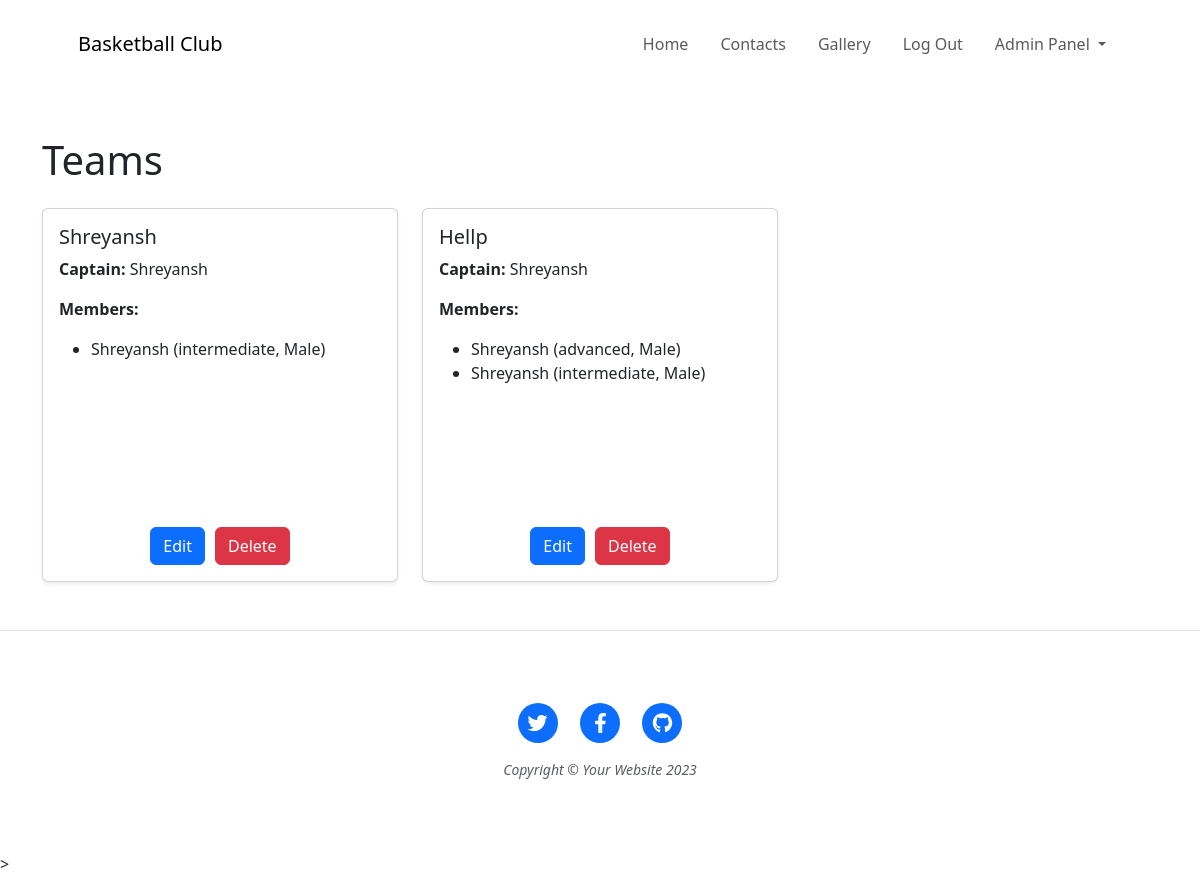
Page /teams/view_teams (signed in) on the earlier database version.
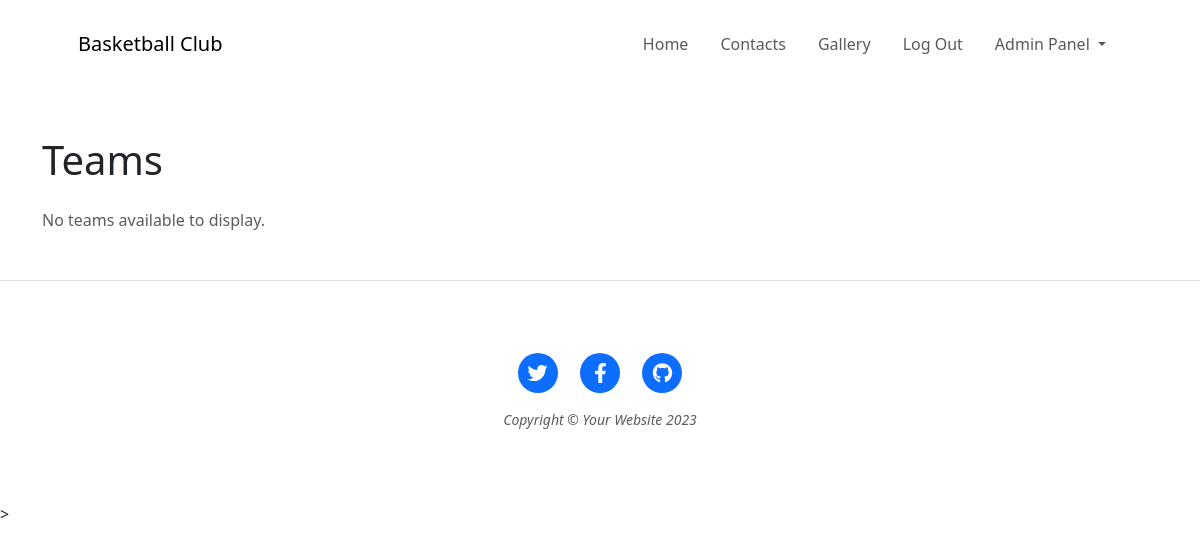
Same page on the later database version.
### website/models.py (models this page shows)
class Team(db.Model):
    id = db.Column(db.Integer, primary_key=True)
    team_name = db.Column(db.String(100), nullable=False)
    captain_name = db.Column(db.String(100), nullable=False)
    event_id = db.Column(db.Integer, db.ForeignKey('event.id'), nullable=False)
    members = db.relationship('TeamMembers', backref='team', lazy=True, cascade='all, delete')
    matches_as_team_a = db.relationship('Match', foreign_keys='Match.team_a_id', backref='team_a', lazy=True)
    matches_as_team_b = db.relationship('Match', foreign_keys='Match.team_b_id', backref='team_b', lazy=True)
    admin_id = db.Column(db.Integer, db.ForeignKey('admin.id'), nullable=False)

class TeamMembers(db.Model):
    id = db.Column(db.Integer, primary_key=True)
    name = db.Column(db.String(100))
    gender = db.Column(db.String(100))
    level = db.Column(db.String(20))
    team_id = db.Column(db.Integer, db.ForeignKey('team.id'), nullable=False)

### website/team.py (the view)
@Teams.route('/view_teams', methods=['GET'])
@login_required
def view_teams():
    teams = Team.query.all()
    return render_template('view_teams.html', teams=teams)

### website/__init__.py (called while the page is built)
@login_manager.user_loader
def load_user(user_id):
    from .models import Admin
    return Admin.query.get(int(user_id))

### website/templates/view_teams.html (shortened to what this page needs)
{% include 'header.html' %}
<div class="container mt-5">
    <h1 class="mb-4">Teams</h1>
    {% if teams %}
        <div class="row">
            {% for team in teams %}
                <div class="col-md-4">
                    <div class="card mb-4 shadow-sm h-100">
                        <div class="card-body d-flex flex-column">
                            <h5 class="card-title">{{ team.team_name }}</h5>
                            <p class="card-text"><strong>Captain:</strong> {{ team.captain_name }}</p>
                            <p class="card-text">
                                <strong>Members:</strong>
                                <ul>
                                    {% for member in team.members %}
                                        <li>{{ member.name }} ({{ member.level }}, {{ member.gender }})</li>
                                    {% endfor %}
                                </ul>
                            </p>
                            {% if current_user.is_authenticated and current_user.id == 1 %}
                                <div class="mt-auto d-flex justify-content-center" style="gap: 10px;">
                                    <a href="{{ url_for('Teams.edit_team', team_id=team.id) }}" class="btn btn-primary">Edit</a>
                                    <form action="{{ url_for('Teams.delete_team', team_id=team.id) }}" method="POST" style="margin: 0;">
                                        <button type="submit" class="btn btn-danger" onclick="return confirm('Are you sure you want to delete this team?');">
                                            Delete
                                        </button>
                                    </form>
                                </div>
                            {% endif %}
                        </div>
                    </div>
                </div>
            {% endfor %}
        </div>
    {% else %}
        <p class="text-muted">No teams available to display.</p>
    {% endif %}
</div>
{% include 'footer.html' %}

### website/templates/header.html (shortened to what this page needs)
<!DOCTYPE html>
<html lang="en">
    <head>
        <link href="{{ url_for('static', filename='css/styles.css') }}" rel="stylesheet" />
        <link href="https://cdn.jsdelivr.net/npm/bootstrap@5.3.2/dist/css/bootstrap.min.css" rel="stylesheet">
    </head>
    <body>
        <nav class="navbar navbar-expand-lg navbar-light" id="mainNav">
            <div class="container px-4 px-lg-5">
                <a class="navbar-brand" href="{{ url_for('views.home') }}">Basketball Club</a>
                <div class="collapse navbar-collapse" id="navbarResponsive">
                    <ul class="navbar-nav ms-auto py-4 py-lg-0">
                        <li class="nav-item"><a class="nav-link px-lg-3 py-3 py-lg-4" href="{{ url_for('views.home') }}">Home</a></li>
                        <li class="nav-item"><a class="nav-link px-lg-3 py-3 py-lg-4" href="{{ url_for('add_contact.new_contact') }}">Contacts</a></li>
                        <li class="nav-item"><a class="nav-link px-lg-3 py-3 py-lg-4" href="{{ url_for('gallery.gallery_view') }}">Gallery</a></li>
                        {% if current_user.is_authenticated %}
                        <li class="nav-item"><a class="nav-link px-lg-3 py-3 py-lg-4" href="{{ url_for('auth.logout') }}">Log Out</a></li>
                        {% if current_user.id == 1 %}
                        <li class="nav-item dropdown">
                            <a class="nav-link dropdown-toggle px-lg-3 py-3 py-lg-4" href="#" id="adminDropdown" role="button" data-bs-toggle="dropdown" aria-expanded="false">
                                Admin Panel
                            </a>
                        </li>
                        {% endif %}
                        {% endif %}
                    </ul>
                </div>
            </div>
        </nav>

### website/templates/footer.html (shortened to what this page needs)
<footer class="border-top">
    <div class="container px-4 px-lg-5 py-4">
        <div class="row gx-4 gx-lg-5 justify-content-center">
            <div class="col-md-10 col-lg-8 col-xl-7">
                <ul class="list-inline text-center">
                    <li class="list-inline-item">
                        <a href="#!">
                            <span class="fa-stack fa-lg">
                                <i class="fas fa-circle fa-stack-2x"></i>
                                <i class="fab fa-twitter fa-stack-1x fa-inverse"></i>
                            </span>
                        </a>
                    </li>
                    <li class="list-inline-item">
                        <a href="#!">
                            <span class="fa-stack fa-lg">
                                <i class="fas fa-circle fa-stack-2x"></i>
                                <i class="fab fa-facebook-f fa-stack-1x fa-inverse"></i>
                            </span>
                        </a>
                    </li>
                    <li class="list-inline-item">
                        <a href="#!">
                            <span class="fa-stack fa-lg">
                                <i class="fas fa-circle fa-stack-2x"></i>
                                <i class="fab fa-github fa-stack-1x fa-inverse"></i>
                            </span>
                        </a>
                    </li>
                </ul>
                <div class="small text-center text-muted fst-italic">Copyright &copy; Your Website 2023</div>
            </div>
        </div>
    </div>
</footer>
<script src="../static/js/scripts.js"></script>>

### website/static/css/styles.css (style rules this page uses)
footer { padding-top: 3rem; padding-bottom: 3rem; }

Differences in the rows shown:
removed Team: team_name "Shreyansh", captain_name "Shreyansh"
removed TeamMembers: name "Shreyansh", level "intermediate", gender "Male"
removed Team: team_name "Hellp", captain_name "Shreyansh"
removed TeamMembers: name "Shreyansh", level "advanced", gender "Male", shown under "Hellp"
removed TeamMembers: name "Shreyansh", level "intermediate", gender "Male", shown under "Hellp"
Other differences:
text now shown: "No teams available to display."
